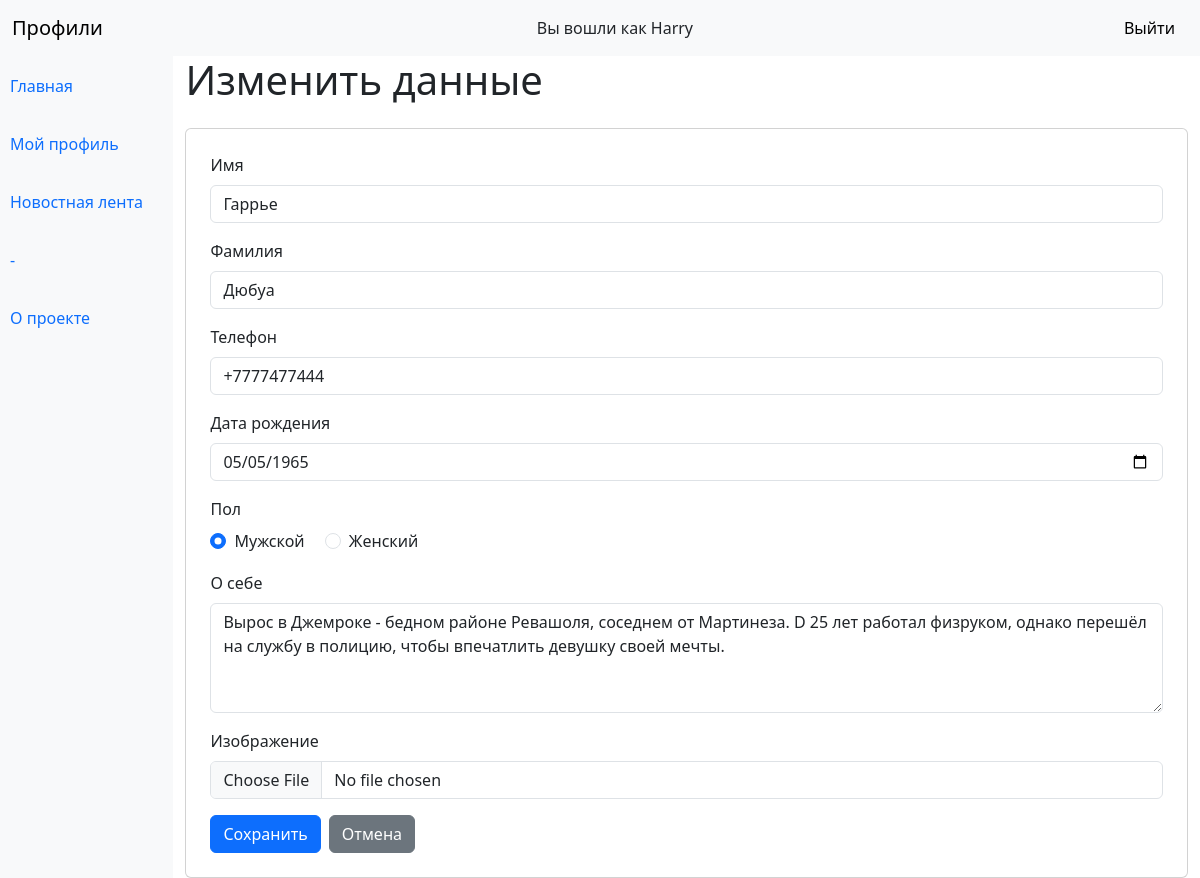
Screenshot of /blog/profiles/23/edit/ (signed in) with the database file from the repository.
### profiles/models.py (models this page shows, shortened)
class DataUser(models.Model):
    fname = models.CharField('Имя', max_length=50)
    lname = models.CharField('Фамилия', max_length=50)
    phone = models.CharField('Телефон', max_length=20)
    birth_date = models.DateField('Дата рождения', null=True, blank=True)
    gender = models.CharField('Пол', max_length=10)
    about = models.TextField('О себе', max_length=300, blank=True, null=True)
    photo = models.ImageField('Фото', upload_to='photos/', null=True, blank=True)
    created_at = models.DateTimeField('Создано', auto_now_add=True)
    user = models.OneToOneField(settings.AUTH_USER_MODEL, on_delete=models.CASCADE,
                             related_name='profile', null=True, blank=True, verbose_name='user')
    class Meta:
        ordering = ['-created_at']
        verbose_name = 'Данные пользователя'
        verbose_name_plural = 'Данные пользователей'

### profiles/views.py (the view, shortened to what this page needs)
# urls.py: path('<int:pk>/edit/', EntryUpdateView.as_view(), name='profiles-edit'),
class EntryUpdateView(LoginRequiredMixin, UpdateView):
    model = DataUser
    form_class = DataUserForm
    template_name = 'profiles/entry_form.html'
    def get_object(self, queryset=None):
        return self.request.user.profile

### templates/profiles/entry_form.html (shortened to what this page needs)
{% extends 'base.html' %}
{% block content %}
<h1 class="mb-4">{% if object %}Изменить{% else %}Добавить{% endif %} данные</h1>
<form method="post" class="card p-4" enctype="multipart/form-data">
  <div class="mb-3">
    <label class="form-label">Имя</label>
    {{ form.fname }}
  </div>
  <div class="mb-3">
    <label class="form-label">Фамилия</label>
    {{ form.lname }}
  </div>
  <div class="mb-3">
    <label class="form-label">Телефон</label>
    {{ form.phone }}
  </div>
  <div class="mb-3">
    <label class="form-label">Дата рождения</label>
    {{ form.birth_date }}
  </div>
  <div class="mb-3">
    <label class="form-label d-block">Пол</label>
    {% for radio in form.gender %}
    <div class="form-check form-check-inline">
      {{ radio.tag }}
      <label class="form-check-label">{{ radio.choice_label }}</label>
    </div>
    {% endfor %}
  </div>
  <div class="mb-3">
    <label class="form-label">О себе</label>
    {{ form.about }}
  </div>
  <div class="mb-3">
    <label class="form-label">Изображение</label>
    {{ form.photo }}
  </div>
  <div class="d-flex gap-2">
    <button type="submit" class="btn btn-primary">Сохранить</button>
    {% if object %}
    {% if user.is_authenticated %}
    {% if object.user == user or user.is_staff %}
    <a href="/my_prof/" class="btn btn-secondary">Отмена</a>
    {% else %}
    <a href="{% if object %}{% url 'profiles-detail' object.id %}{% else %}{% url 'profiles' %}{% endif %}"
      class="btn btn-secondary">Отмена</a>
    {% endif %}
    {% endif %}
    {% endif %}
  </div>
</form>
{% endblock %}

### templates/base.html (shortened to what this page needs)
<!doctype html>
<html lang="ru">
<header class="topbar">
  <nav class="navbar navbar-expand-lg bg-body-tertiary">
    <div class="container-fluid">
      <a class="navbar-brand" href="{% url 'profiles' %}">Профили</a>
      {% if user.is_authenticated %}
      <span>Вы вошли как {{ user.username }}</span>
      <form action="{% url 'logout' %}" method="post" style="display:inline;">
        <button type="submit" class="btn btn-light">
          Выйти
        </button>
      </form>
      {% else %}
      <ul class="nav nav-tabs">
        <a class="nav-link" href="{% url 'login' %}">Войти</a>
        <a class="nav-link" href="{% url 'signup' %}">Регистрация</a>
        {% endif %}
    </div>
  </nav>
</header>
<head>
  <link rel="stylesheet" href="/static/bootstrap/css/bootstrap.css">
</head>
<body>
  <div class="page">
    <div class="sidebar">
      <ul class="nav nav-underline flex-column mb-auto">
        <li class="nav-item">
          <a class="nav-link {% if request.resolver_match.url_name == 'profiles' %}active{% endif %}"
            aria-current="{% if request.resolver_match.url_name == 'profiles' %}page{% endif %}"
            href="{% url 'profiles' %}">Главная</a>
        </li>
        <li class="nav-item">
          <a class="nav-link {% if request.resolver_match.url_name == 'my_prof' %}active{% endif %}"
            aria-current="{% if request.resolver_match.url_name == 'my_prof' %}page{% endif %}" href="/my_prof/">Мой
            профиль</a>
        </li>
        <li class="nav-item">
          <a class="nav-link {% if request.resolver_match.url_name == 'blog' %}active{% endif %}"
            aria-current="{% if request.resolver_match.url_name == 'blog' %}page{% endif %}" href="/blog/">Новостная лента</a>
        </li>
        <li class="nav-item">
          <a class="nav-link" href="#">-</a>
        </li>
        <li class="nav-item">
          <a class="nav-link {% if request.resolver_match.url_name == 'about' %}active{% endif %}"
            aria-current="{% if request.resolver_match.url_name == 'about' %}page{% endif %}" href="/about/">О
            проекте</a>
        </li>
      </ul>
    </div>
    <main class="container">
      {% block content %}{% endblock %}
    </main>
  </div>
</body>
</html>

### rows the page displays
DataUser: fname "Гаррье", lname "Дюбуа", phone "+7777477444", birth_date "05/05/1965", about "Вырос в Джемроке - бедном районе Ревашоля, соседнем от Мартинеза. D 25 лет работал физруком, однако перешёл на службу в полицию, чтобы впечатлить девушку своей мечты."

### other values shown
{{ user.username }} "Harry"
{{ radio.choice_label }} "Мужской" "Женский"
